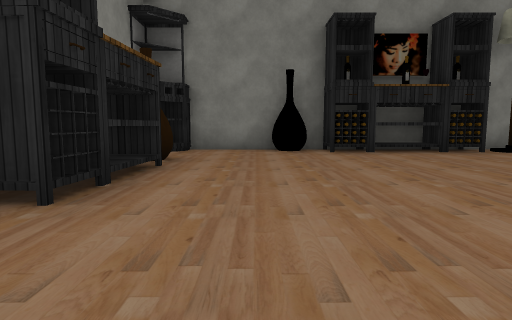
view 1 (above)

16 first-person views from a walk through a Unity game level. The camera is 0.54 m above the floor, tilts 6° down and sees 75° across. The floor is counted in squares, 1 m on a side. Each view is taken from the middle of a square. On the plan, view 1 faces up. The plan holds only what a view shows up to about 9 squares ahead; the rest is blank. The place goes on beyond the plan. Some surface patterns are stand-ins.

view 2
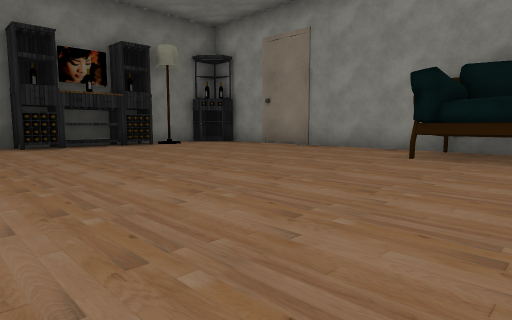

view 3
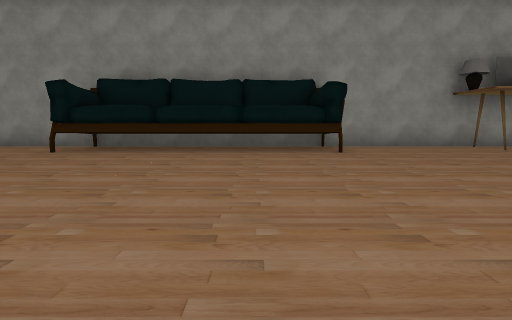

view 4
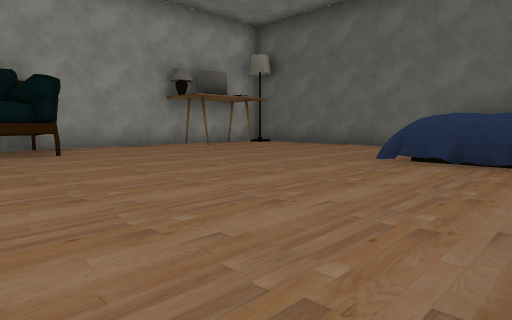

view 5
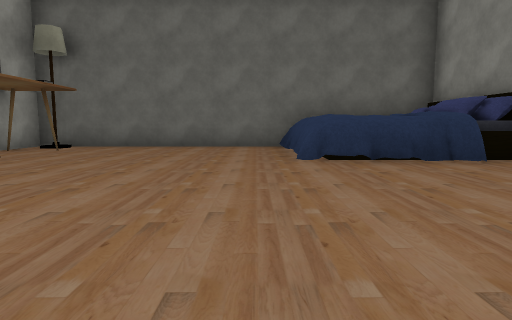

view 6
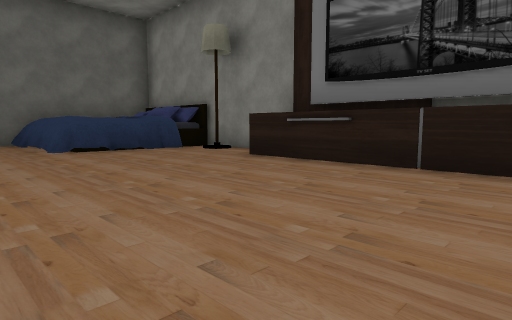

view 7
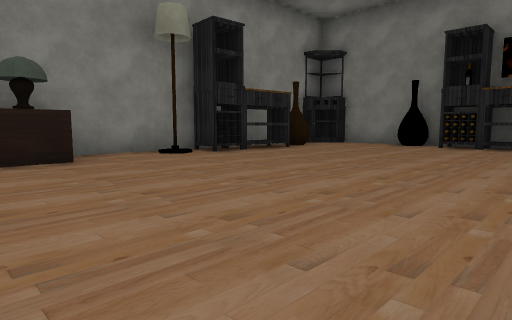

view 8
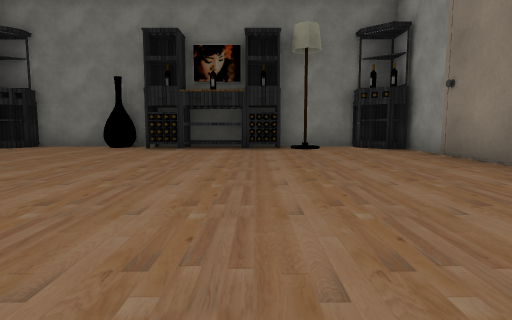

view 9
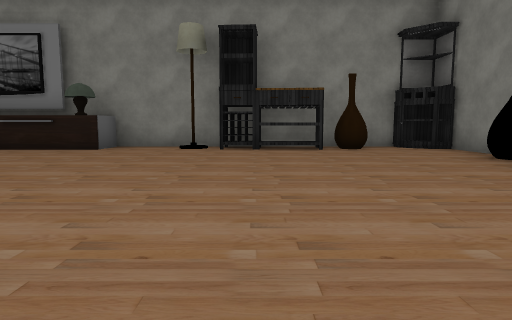

view 10
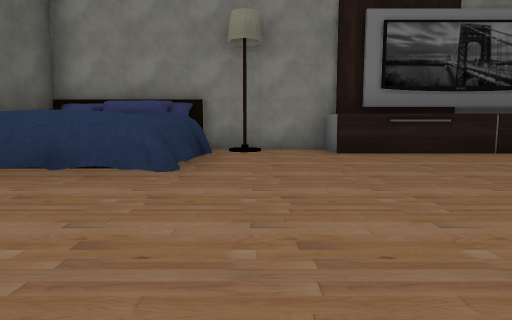

view 11
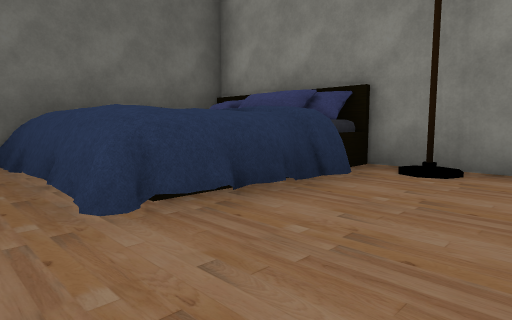

view 12
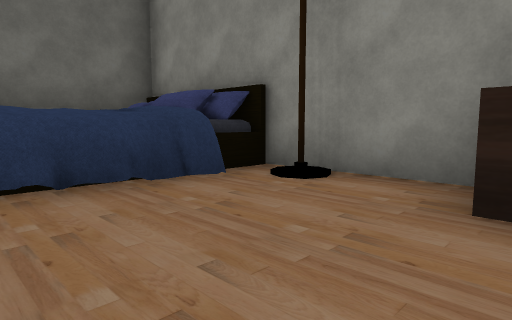

view 13
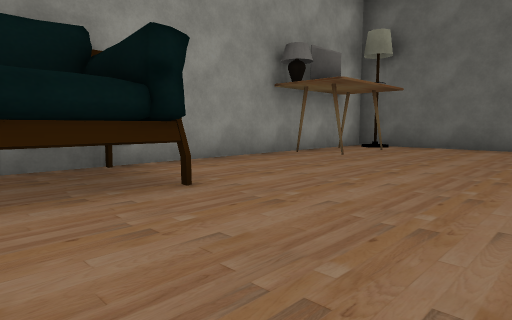

view 14
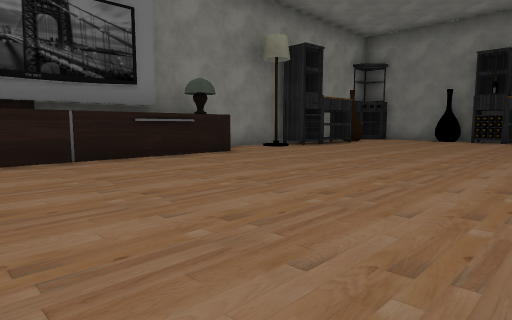

view 15
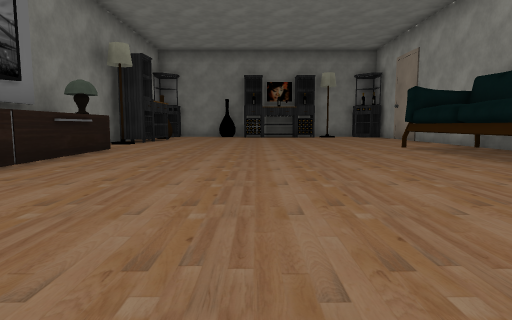

view 16
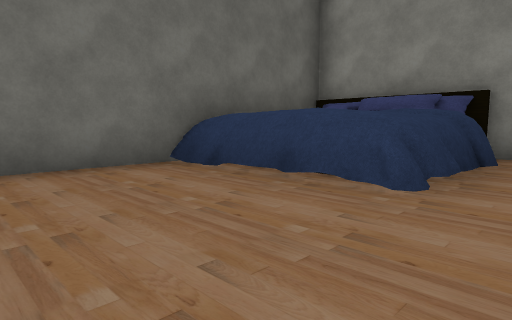

### Floor plan
Key: @ floor where view 1 was taken; # wall or solid block; . floor; C cabinet; L lamp; A vase; T table; B bed; O other object.
Columns run from 3 left of view 1 to 8 right of it. Each row starts with its distance up from view 1.
  8  #########
  7  C..O#C#L.O
  6 #..........#
  5 #A.........#
  4 #C.........#
  3 #C.........#
  2 #L.........#
  1 #..........#
  0 #..@.....OO#
 -1 #L.......OO#
 -2 #OO......OO#
 -3 #O.......OO#
 -4 #O.......OO#
 -5 #OO......OO#
 -6 #O.......OO#
 -7 #..........#
 -8 #L.........#
 -9 #BBBB.....T#
-10  BBBB......#
-11  BB B.....##
-12  BBBB.....L#
-13  #BBB#######

Positions as (right, up) in squares from view 1, and headings:
1: (0, 0), facing up
2: (0, -2), facing up-right
3: (-1, -4), facing right
4: (-1, -4), facing down-right
5: (2, -4), facing down
6: (3, -2), facing down-left
7: (4, -2), facing up-left
8: (4, -1), facing up
9: (6, 3), facing left
10: (5, -8), facing left
11: (2, -7), facing down-left
12: (1, -6), facing down-left
13: (3, -4), facing down-right
14: (4, -5), facing up-left
15: (2, -8), facing up
16: (4, -8), facing down-left
